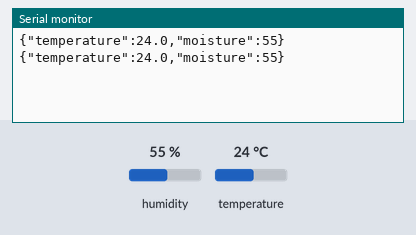
This program was run on a simulated ESP32. On the bench: the last lines printed to the serial monitor. The test bench sets the inputs (shaded band); at power-on: humidity 55 %, temperature 24 °C.

Above: at 2.8 s.
2.9 s: humidity set to 22 %
At 4.5 s:
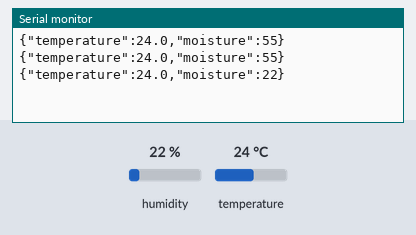
5.6 s: temperature set to 12 °C
At 6.8 s:
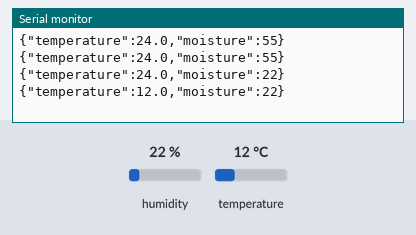
8.3 s: humidity set to 40 %
At 11.6 s:
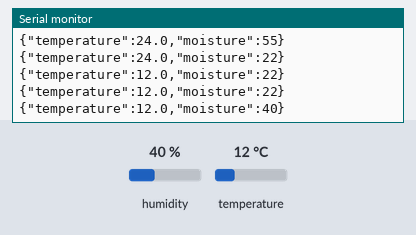
Timing chart, 0 to 13.1 s (numbered marks = the images above; inputs shaded):
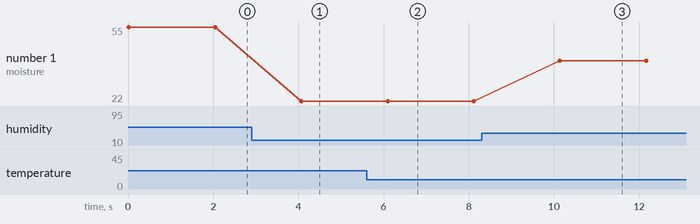

Measured:
- after the input at 2.9 s, the serial monitor: prints a new line after 1.2 s (image 1)
- after the input at 5.6 s, the serial monitor: prints a new line after 0.49 s (image 2)
- after the input at 8.3 s, the serial monitor: prints a new line after 1.8 s (image 3)
- plotted number 1: 55 → 22 after the input at 2.9 s, 22 → 40 after the input at 8.3 s

The program:

main.cpp
```cpp
#include <Arduino.h>
#include <DHT.h>

// Support both GPIO 4 (G4) and GPIO 0 (G0) automatically
DHT dht4(4, DHT11);
DHT dht0(0, DHT11);

void setup() {
  Serial.begin(115200);
  pinMode(4, INPUT_PULLUP);
  pinMode(0, INPUT_PULLUP);
  dht4.begin();
  dht0.begin();
}

void loop() {
  // 1. Try reading from GPIO 4 (G4)
  float temperature = dht4.readTemperature();
  float moisture = dht4.readHumidity();

  // 2. If Pin 4 failed, fallback to GPIO 0 (G0)
  if (isnan(temperature) || isnan(moisture)) {
    temperature = dht0.readTemperature();
    moisture = dht0.readHumidity();
  }

  // 3. If both failed, output helpful diagnostic error
  if (isnan(temperature) || isnan(moisture)) {
    Serial.println("{\"error\":\"DHT11 not responding on G4 or G0. Check VCC (3.3V), GND, and DATA wire\"}");
    delay(2000);
    return;
  }

  int moistureInt = constrain((int)round(moisture), 0, 100);

  Serial.print("{\"temperature\":");
  Serial.print(temperature, 1);
  Serial.print(",\"moisture\":");
  Serial.print(moistureInt);
  Serial.println("}");

  delay(2000);
}
```
